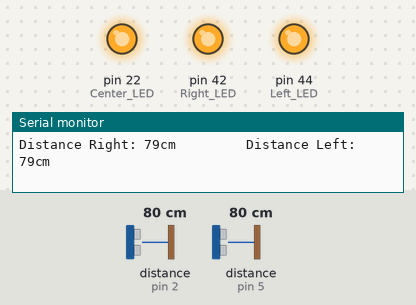
The sketch below on a simulated Arduino Mega 2560, built with avr-gcc and run on an emulated ATmega2560. Parts: output pins drawn as LEDs (lit = HIGH), the last lines printed to the serial monitor. Wiring (inferred from the names in the program): 2 × ultrasonic range finder: trigger pin 3, echo pin 2 / trigger pin 4, echo pin 5. The inputs (shaded band) are chosen by the test bench; at power-on: distance to the obstacle (sensors on pin 2, pin 5) 80 cm. The echo pulse lasts 58.3 µs per cm; pins used as bus, display or sensor lines are not drawn.

Above: at 1.2 s.
1.3 s: distance to the obstacle (sensor on pin 2) set to 98 cm
4.3 s: distance to the obstacle (sensor on pin 2) set to 105 cm
At 4.8 s:
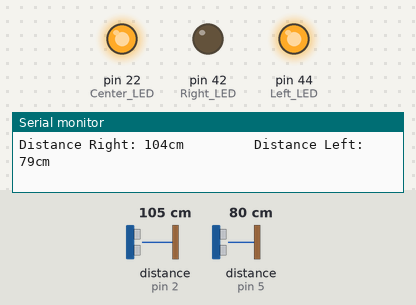
5.8 s: distance to the obstacle (sensor on pin 5) set to 120 cm
At 7.0 s:
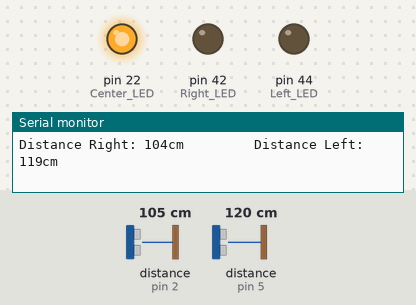
7.4 s: distance to the obstacle (sensor on pin 2) set to 2 cm
At 7.7 s:
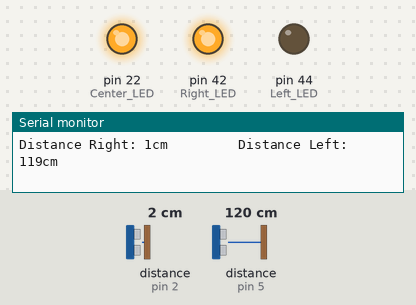
8.9 s: distance to the obstacle (sensor on pin 5) set to 107 cm
11.9 s: distance to the obstacle (sensor on pin 5) set to 98 cm
At 12.6 s:
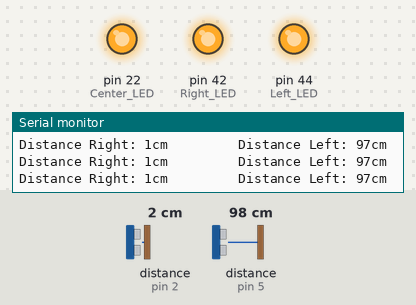
Timing chart, 0 to 14.9 s (numbered marks = the images above; inputs shaded):
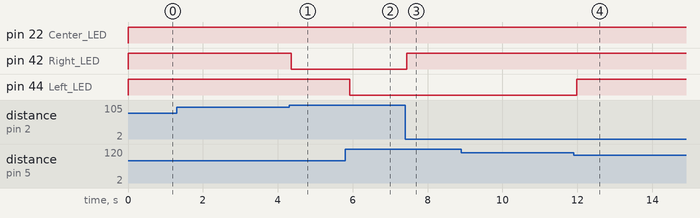

Measured:
- the behaviour switches between 101 and 102 cm on distance to the obstacle (sensor on pin 2) (found by bisection; images 0 and 1)
- the behaviour switches between 102 and 101 cm on distance to the obstacle (sensor on pin 5) (found by bisection; images 3 and 4)
- after the input at 4.3 s, pin 42 (Right_LED): HIGH → LOW after 0.06 s
- after the input at 5.8 s, pin 44 (Left_LED): HIGH → LOW after 0.12 s
- after the input at 7.4 s, pin 42 (Right_LED): LOW → HIGH at once
- after the input at 11.9 s, pin 44 (Left_LED): LOW → HIGH after 0.08 s

The sketch:

Idaikadu_Maha_Vid_Object-01.ino
```cpp
int trigPin = 3;    //Right Ultrasonic Sensor
int echoPin = 2;
long duration, distance ;
#define R_sensor 8

int trigPin2 = 4;   //Left Ultrasonic Sensor
int echoPin2 = 5;
long duration2, distance2 ;
#define L_sensor 9

//################## CLASS begin ################

class A  //...........Code for Right Ultrasonic Sensor...............
{
  public:

    void g() {
   digitalWrite(trigPin, LOW);
  delayMicroseconds(5);
  digitalWrite(trigPin, HIGH);
  delayMicroseconds(10);
  digitalWrite(trigPin, LOW);

  pinMode(echoPin, INPUT);
  duration = pulseIn(echoPin, HIGH);

  // convert the time into a distance
  distance = (duration/2) / 29.1;

  Serial.print("Distance Right: ");
  Serial.print(distance);
  Serial.print("cm         ");

   }  //end of void f
};
//................................end of class A........................................


class B   //...........Code for Left Ultrasonic Sensor...............
{
  public:

    void f() {
         digitalWrite(trigPin2, LOW);
  delayMicroseconds(5);
  digitalWrite(trigPin2, HIGH);
  delayMicroseconds(10);
  digitalWrite(trigPin2, LOW);

  pinMode(echoPin2, INPUT);
  duration2 = pulseIn(echoPin2, HIGH);

  // convert the time into a distance
  distance2 = (duration2/2) / 29.1;

  Serial.print("Distance Left: ");
  Serial.print(distance2);
  Serial.println("cm         ");
   }   //end of void f

};
//................................end of class B........................................


// Method for call class
A *a;
B *b;

void setup()     // main function
{
   a=new A();
   b=new B();

   Serial.begin (9600);

   pinMode(trigPin, OUTPUT);
   pinMode(echoPin, INPUT);
   pinMode(R_sensor, OUTPUT);


   pinMode(trigPin2, OUTPUT);
   pinMode(echoPin2, INPUT);
   pinMode(L_sensor, OUTPUT);

   pinMode(22, OUTPUT); //Center LED
   pinMode(42, OUTPUT); //Right LED
   pinMode(44, OUTPUT); //Left LED
}

void loop()    //Continues loop
{


    b->f();
     a->g();
      digitalWrite(22,HIGH);  // ON Green LED

//...................Right Side LED+Sensor............
     if(distance<=25 && distance>0)
     {Right(200);
      digitalWrite(42,HIGH);
     }
     else if(distance<=50 && distance>25)
     {Right(500);
      digitalWrite(42,HIGH);
     }
     else if(distance<=100 && distance>50)
     {Right(1000);
      digitalWrite(42,HIGH);
     }
     else{digitalWrite(8,LOW);
          digitalWrite(42,LOW);

     }
//...................Left Side LED+Sensor............
     if(distance2<=25 && distance2>0)
     {Left(200);
      digitalWrite(44,HIGH);
     }
     else if(distance2<=50 && distance2>25)
     {Left(500);
       digitalWrite(44,HIGH);
        }
     else if(distance2<=100 && distance2>50)
     {Left(1000);
       digitalWrite(44,HIGH);
       }

     else{digitalWrite(9,LOW);
            digitalWrite(44,LOW);

         }
}  //.................................End of loop...................................


void Right (int interval){
   static long prevMill = 0;
   if (((long)millis() - prevMill) >= interval){
    prevMill = millis();
    digitalWrite(R_sensor, !digitalRead(R_sensor));
  }
 }

 void Left (int interval){
   static long prevMill = 0;
   if ((millis() - prevMill) >= interval){
    prevMill = millis();
    digitalWrite(L_sensor, !digitalRead(L_sensor));
 }
}
//....................................END of Programme................................
```
